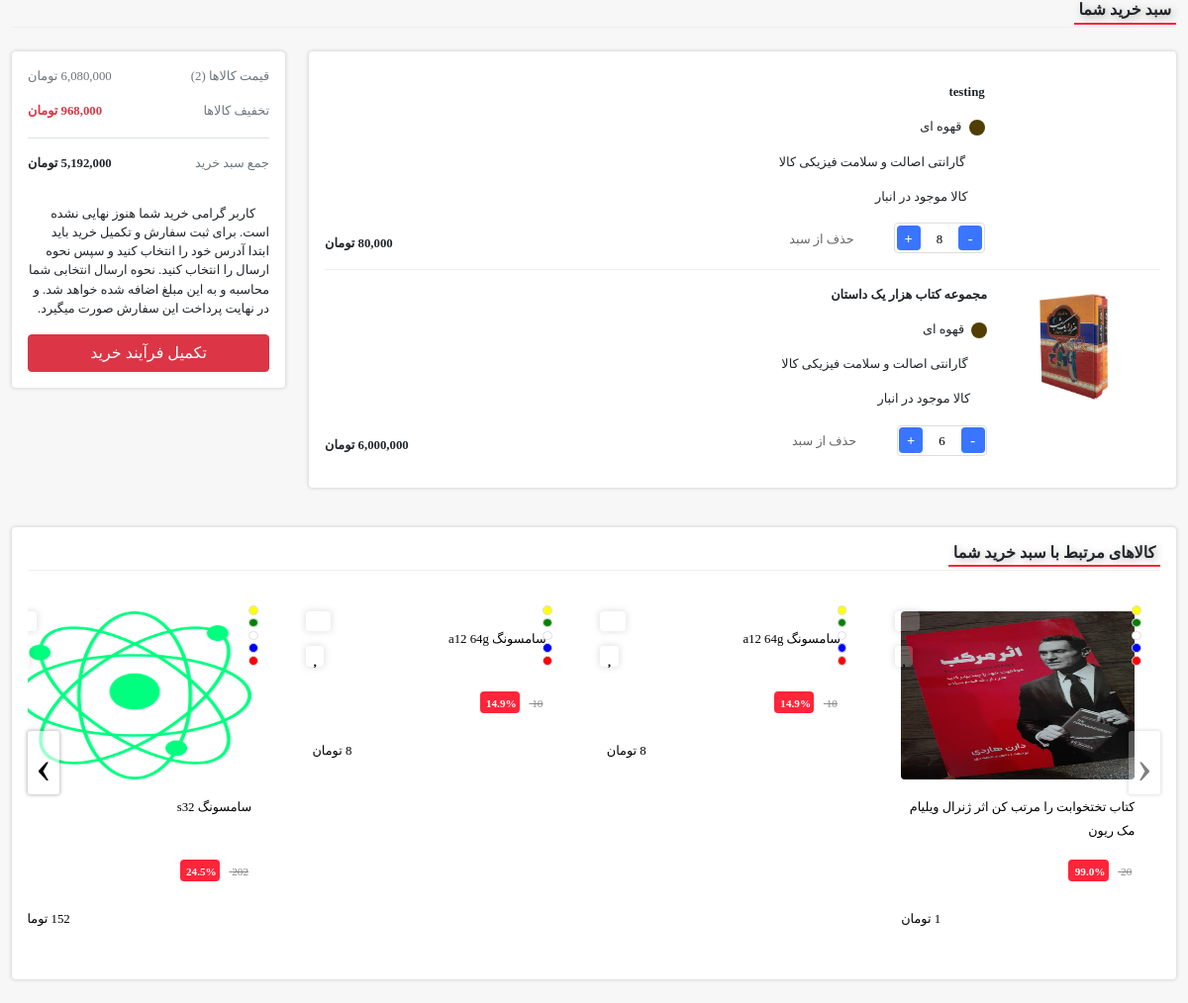
/product_shope/ (signed in), run on an earlier commit of the app's database.
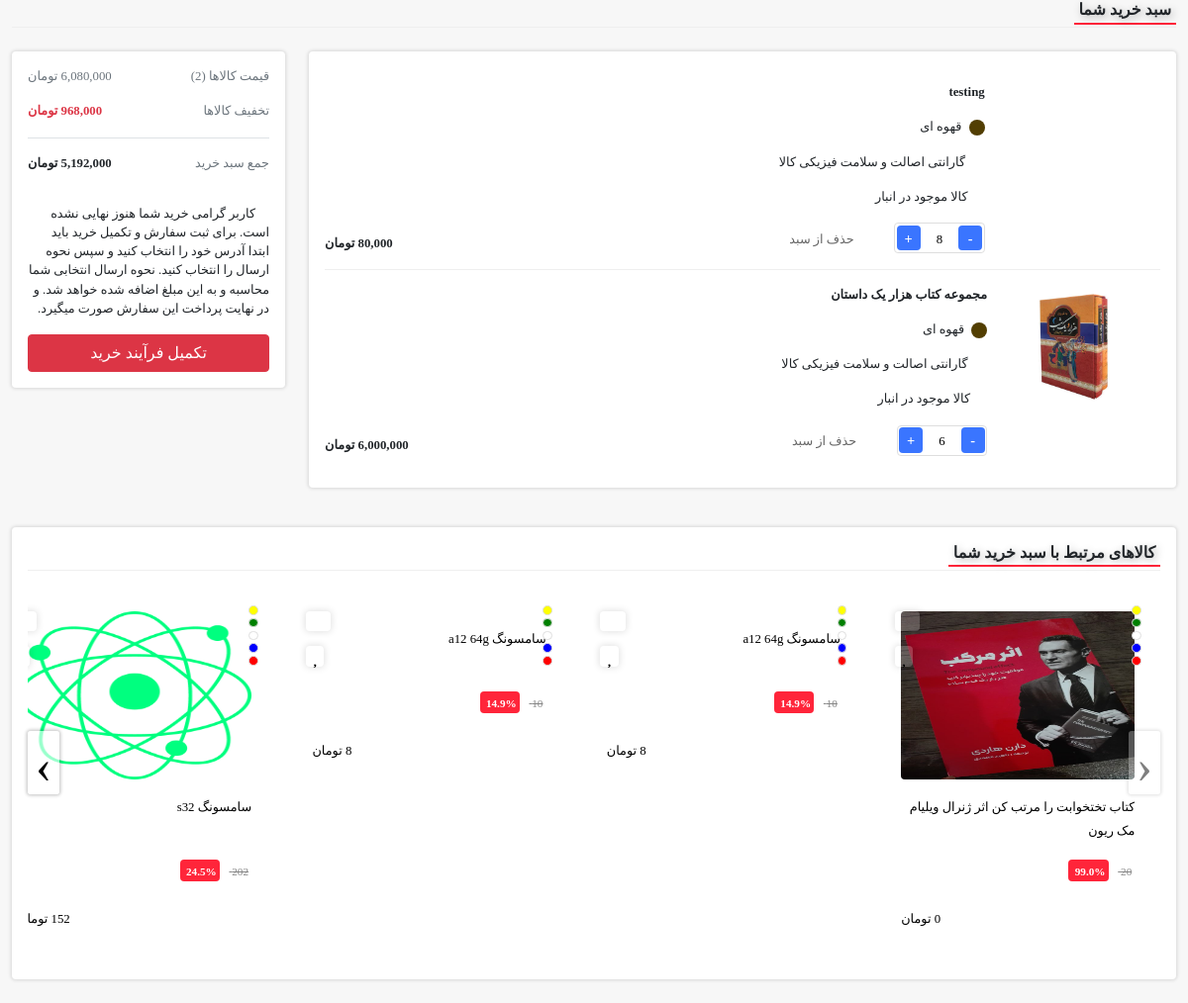
And on a later commit of the database.
### products/models.py (models this page shows, shortened)
class Product(models.Model):
    image = models.ImageField(upload_to="products/images")
    name = models.CharField(max_length=100, db_index=True, verbose_name='عنوان')
    price = models.IntegerField(verbose_name="قیمت")
    sale_price = models.IntegerField(verbose_name="قیمت تخفیف", default=0)
    short_body = models.CharField(verbose_name="توضیحات کوتاه", max_length=300, db_index=True)
    body = models.TextField(db_index=True, verbose_name="توضیحات")
    is_active = models.BooleanField(default=True, verbose_name="فعال/غیرفعال")
    is_deleted = models.BooleanField(default=False, verbose_name="حذف شده/حذف نشده")
    is_sale = models.BooleanField(null=True, default=False, verbose_name="محصول تخفیف دارد./ندارد")
    discount_percent = models.DecimalField(verbose_name="درصد تخفیف", default=0, max_digits=3, decimal_places=1)
    slug = models.SlugField(default='', null=False, blank=True, max_length=200, unique=True,
                            verbose_name='عنوان در url', allow_unicode=True)
    category_product = models.ManyToManyField(category, verbose_name="دسته بندی",
                                              db_index=True)
    brand = models.ForeignKey(Brands, on_delete=models.CASCADE, verbose_name='برند', null=True, blank=True)
    def get_absolute_url(self):
        return reverse("detail", args=[self.slug, self.id])
    class Meta:
        verbose_name = 'محصول '
        verbose_name_plural = 'محصولات '

### user_profile/views.py (the view)
# urls.py: path('', views.order_cart.as_view(), name='cart'),
@method_decorator(login_required, name='dispatch')
class order_cart(View):
    def get(self, request):
        current_order, created = (Order.objects.prefetch_related('orderdetail_set').get_or_create
                                  (is_paid=False,user_id=request.user.id))
        count = current_order.orderdetail_set.count()
        ordered_products = current_order.orderdetail_set.values_list('product_id', flat=True)
        categories_in_cart = Product.objects.filter(id__in=ordered_products).values_list('category_product', flat=True)
        related_products = Product.objects.filter(category_product__in=categories_in_cart).exclude(
            id__in=ordered_products)
        return render(request, 'user_profile/carts_shope.html', context={'orders': current_order, "count": count,
                                                                         'product': related_products})

### order_module/models.py (called while the page is built)
    def is_sale_prices(self):
        sum_price = 0
        for i in self.orderdetail_set.all():
            sum_price += (i.product.price - i.product.sale_price) * i.count
        return sum_price

    def calculate_total_price(self):
        total_amount = 0
        if self.is_paid:
            for order_detail in self.orderdetail_set.all():
                total_amount += order_detail.final_price * order_detail.count
        else:
            for order_detail in self.orderdetail_set.all():
                if order_detail.product.is_sale:
                    total_amount += order_detail.product.sale_price * order_detail.count
                else:
                    total_amount += order_detail.product.price * order_detail.count
        return total_amount

    def total_price(self):
        total_amount = 0
        if self.is_paid:
            for order_detail in self.orderdetail_set.all():
                total_amount += order_detail.final_price * order_detail.count
        else:
            for order_detail in self.orderdetail_set.all():
                    total_amount += order_detail.product.price * order_detail.count
        return total_amount

### user_profile/templates/user_profile/carts_shope.html
{% extends 'repository/base.html' %}
{% load poll_extras %}
{% load thumbnail %}
{% block contend %}
 <div id="order-detail-content">
        {% include 'user_profile/carts_shope_contend.html' %}
    </div>
{% endblock %}

### user_profile/templates/user_profile/carts_shope_contend.html (shortened to what the changed rows need)
{% load thumbnail %}
{% load poll_extras %}
	<main id="main-body-one-col" class="main-body">
        {% if orders.orderdetail_set.all %}
        	 <section class="mb-4">
            <section class="container-xxl">
                <section class="row">
                    <section class="col">
                        <section class="content-header">
                            <section class="d-flex justify-content-between align-items-center">
                                <h2 class="content-header-title">
                                    <span>سبد خرید شما</span>
                                </h2>
                            </section>
                        </section>
                    </section>
                </section>
            </section>
        </section>
        {% endif %}
        <section class="mb-4">
            <section class="container-xxl">
                <section class="row">
                    <section class="col">
                        <section class="content-wrapper bg-white p-3 rounded-2">
                            <section class="content-header">
                                <section class="d-flex justify-content-between align-items-center">
                                    <h2 class="content-header-title">
                                        <span>کالاهای مرتبط با سبد خرید شما</span>
                                    </h2>
                                </section>
                            </section>
                            <section class="lazyload-wrapper">
                                <section class="lazyload light-owl-nav owl-carousel owl-theme owl-rtl owl-loaded owl-drag">
                                <div class="owl-stage-outer">
                                    <div class="owl-stage" style="transform: translate3d(0px, 0px, 0px); transition: all; width: 3272px;">
                                        {% for pro in product %}
                                        <div class="owl-item active" style="width: 287.4px; margin-left: 10px;">
                                        <section class="item">
                                        <section class="lazyload-item-wrapper">
                                            <section class="product">
                                                <section class="product-add-to-cart"><a href="#" data-bs-toggle="tooltip" data-bs-placement="left" title="" data-bs-original-title="افزودن به سبد خرید" aria-label="افزودن به سبد خرید"><i class="fa fa-cart-plus"></i></a></section>
                                                <section class="product-add-to-favorite"><a href="#" data-bs-toggle="tooltip" data-bs-placement="left" title="" data-bs-original-title="افزودن به علاقه مندی" aria-label="افزودن به علاقه مندی"><i class="fa fa-heart"></i></a></section>
                                                <a class="product-link" href="{{ pro.get_absolute_url }}">
                                                    <section class="product-image">
                                                         {% if pro.image %}
                                        	{% thumbnail pro.image "700x700" quality=100 crop="center" as im %}
                                            <img class="" src="{{ im.url }}" alt="">
                                                {% endthumbnail %}
                                                    {% endif %}
                                                    </section>
                                                    <section class="product-name"><h3>{{ pro.short_body }}</h3></section>
                                                    <section class="product-price-wrapper">
                                                          {% if pro.is_sale %}
                                                        	<span class="product-old-price">{{pro.price |price_sale}} </span>
                                                        <span class="product-discount-amount">{{ pro.discount_percent }}%</span>
                                                    </section>
                                                    <section class="product-price">{{ pro.sale_price | price }}</section>
                                                        {% else %}
                                                    <section class="product-price">{{ pro.price | price }}</section>
                                                        {% endif %}
                                                    <section class="product-colors">
                                                        <section class="product-colors-item" style="background-color: yellow;"></section>
                                                        <section class="product-colors-item" style="background-color: green;"></section>
                                                        <section class="product-colors-item" style="background-color: white;"></section>
                                                        <section class="product-colors-item" style="background-color: blue;"></section>
                                                        <section class="product-colors-item" style="background-color: red;"></section>
                                                    </section>
                                                </a>
                                            </section>
                                        </section>
                                    </section>
                                </div>
                                        {% endfor %}
                                    </div>
                                </div>
                                    </section>
                            </section>
                        </section>
                    </section>
                </section>
            </section>
        </section>
    </main>

What changed in the data, as far as the page shows it:
changed Product "کتاب تختخوابت را مرتب کن اثر ژنرال ویلیام مک ریون": sale_price "1 تومان" → "0 تومان"
